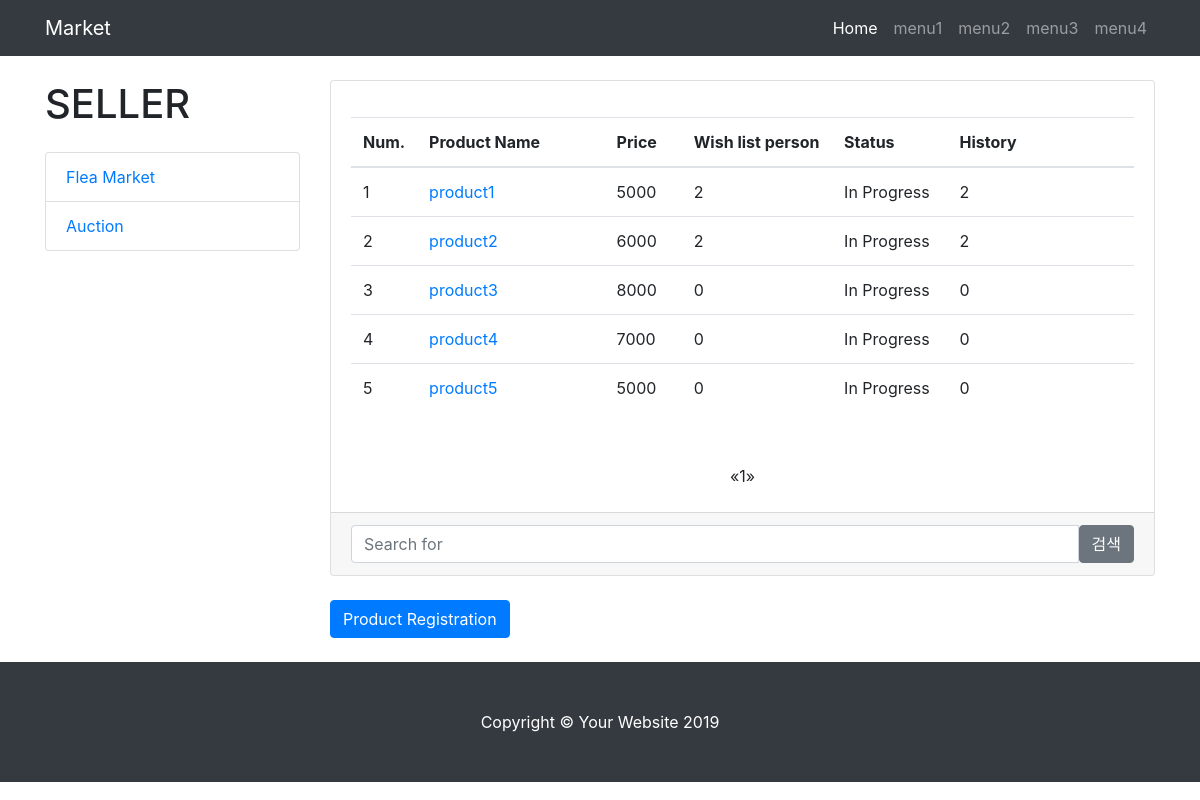
/seller/ (signed in), run on an earlier commit of the app's database.
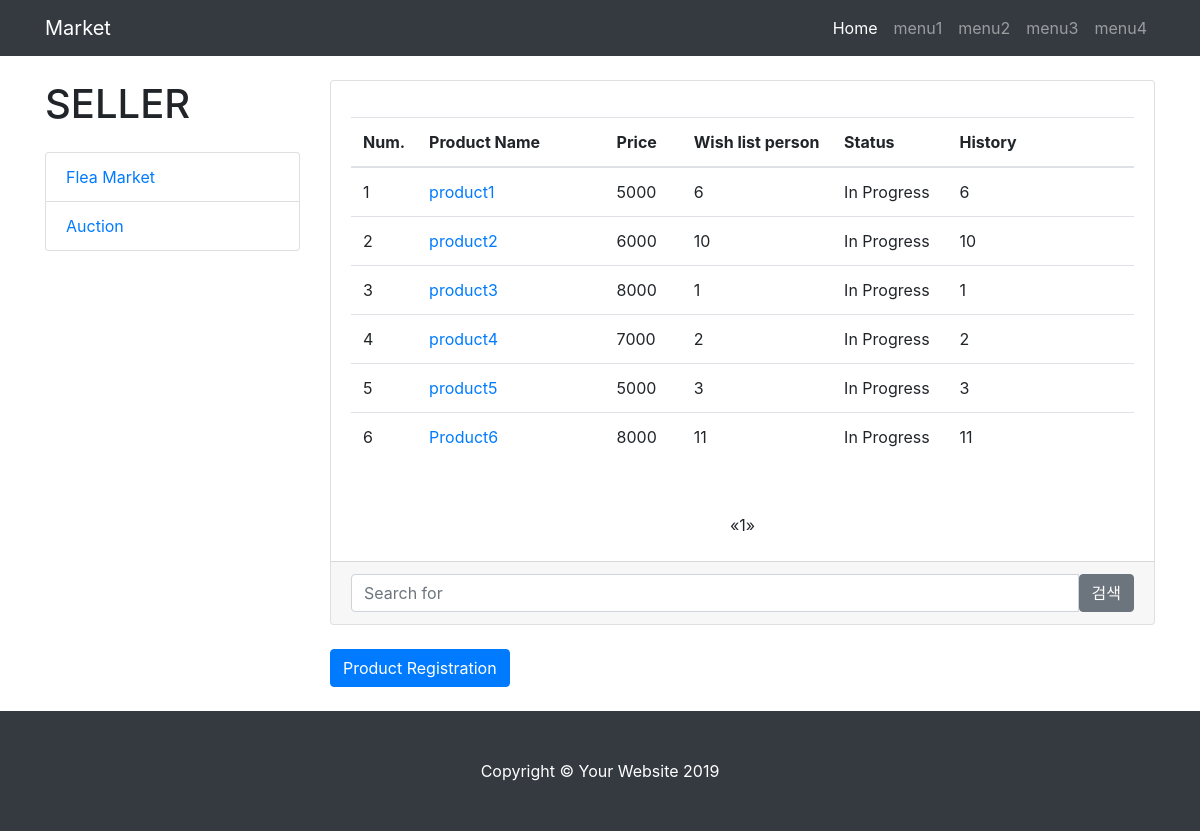
And on a later commit of the database.
### market/models.py (models this page shows)
class Product(models.Model):
    created_date = models.DateTimeField(auto_now_add=True)
    content = models.TextField(blank=True)
    view = models.IntegerField(default=0)
    name = models.CharField(max_length=30, blank=True)
    type = models.CharField(max_length=20)      # 경매인지 그냥인지
    price = models.IntegerField(default=0)      # 가격
    seller_name = models.CharField(max_length=20, blank=True) # 판매자 이름
    phone = models.CharField(max_length=20, blank=True) # 판매자 전화번호
    place = models.CharField(max_length=60, blank=True)    # 거래장소
    seller = models.ForeignKey(User, on_delete=models.CASCADE) #판매자 정보
    status = models.CharField(max_length=20)    # 판매중인지 종료인지
    photo = models.ImageField(blank=True)

### market/views.py (the view)
# urls.py: path('seller/', views.main, name='main'),
def main(request):
    user = get_object_or_404(User, username=request.user.username)
    boards = Product.objects.all().filter(seller_name=user.username)
    page = request.GET.get('page', 1)
    paginator = Paginator(boards, 20)
    try:
        lines = paginator.page(page)
    except PageNotAnInteger:
        lines = paginator.page(1)
    except EmptyPage:
        lines = paginator.page(paginator.num_pages)
    context = {'boards': lines}
    return render(request, 'main.html', context)

### templates/main.html (shortened to what the changed rows need)
{% load static %}
<!DOCTYPE html>
<html lang="en">
<head>
  <link href="{% static 'vendor/bootstrap/css/bootstrap.min.css' %}" rel="stylesheet">
  <link href="{% static 'css/blog-home.css' %}" rel="stylesheet">
</head>
<body>
  <div class="container">
 <div class="row">
<div class="col-lg-3">
        <h1 class="my-4">SELLER</h1>
      </div>
      <div class="col-lg-9">
        <div class="card mb-4">
          <div class="card-body">
            <p class="card-text"><div id="data" class="table-responsive">
    <table id="example" class="table">
        <thead>
        <tr>
            <th>Num.</th>
            <th>Product Name</th>
            <th>Price</th>
            <th>Wish list person</th>
            <th>Status</th>
            <th>History</th>
        </tr>
        </thead>
        <tbody>
        {% for board in boards %}
        <tr>
            <td data-label="Num." width=5%>{{ forloop.counter }}</td>
            <td data-label="Product Name" width=25%>
                <form action="{% url 'main' %}post={{ board.id }}" method="POST" title="{{ board.subject}}">
                    <a href="{% url 'main' %}post={{ board.id }}" value="{{ board.id }}">{{ board.name }}</a>
                </form>
            </td>
            <td data-label="Price" width=10%>{{ board.price }}</td>
            <td data-label="Wish" width=20%>{{ board.view }}</td>
            <td data-label="Status" width=15%>{{ board.status }}</td>
            <td data-label="History" width=25%>{{ board.view }}</td>
        </tr>
        {% endfor %}
        </tbody>
    </table>
</div>
              </p>
          </div>
        <ul class="pagination justify-content-center mb-4">
        {% for i in boards.paginator.page_range %}
          {% if boards.number == i %}
            <li class="active"><span>{{ i }} <span class="sr-only">(current)</span></span></li>
          {% else %}
            <li><a href="?page={{ i }}">{{ i }}</a></li>
          {% endif %}
        {% endfor %}
        </ul>
        </div>
      </div>
    </div>
  </div>
</body>
</html>

What changed in the data, as far as the page shows it:
changed Product "product1": view "2" → "6"
changed Product "product2": view "2" → "10"
changed Product "product3": view "0" → "1"
changed Product "product4": view "0" → "2"
changed Product "product5": view "0" → "3"
added Product: {{ board.id }} 8 (drawn), name "Product6", price "8000", view "11", status "In Progress"
